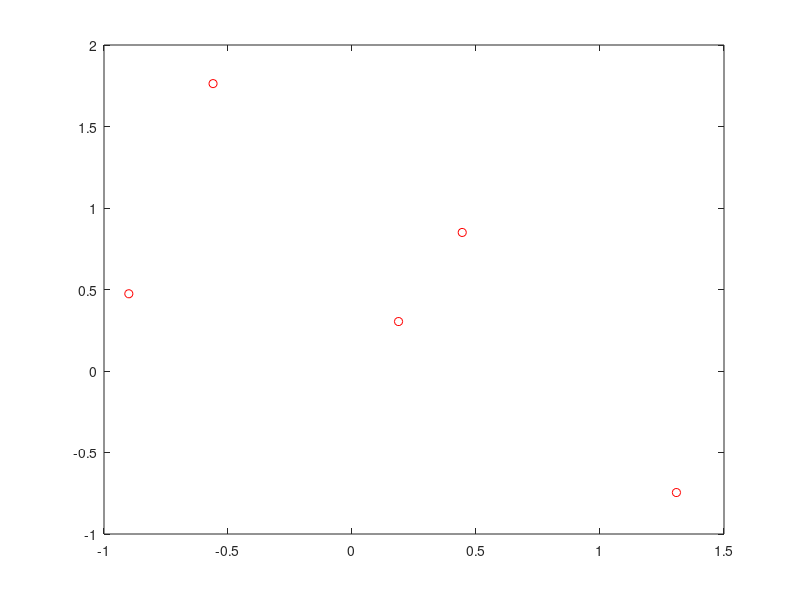

MATLAB code to generate this figure: (Note: this script raises an error after producing the figure.)
clear;
N=5; ti =[0:N-1]/(N-1); xi = randn(1,N); yi=randn(1,N);
plot(xi,yi,'ro');
hold on;
t = [0:0.005:1];
plot(newton(ti,xi,t),newton(ti,yi,t));
hold off;